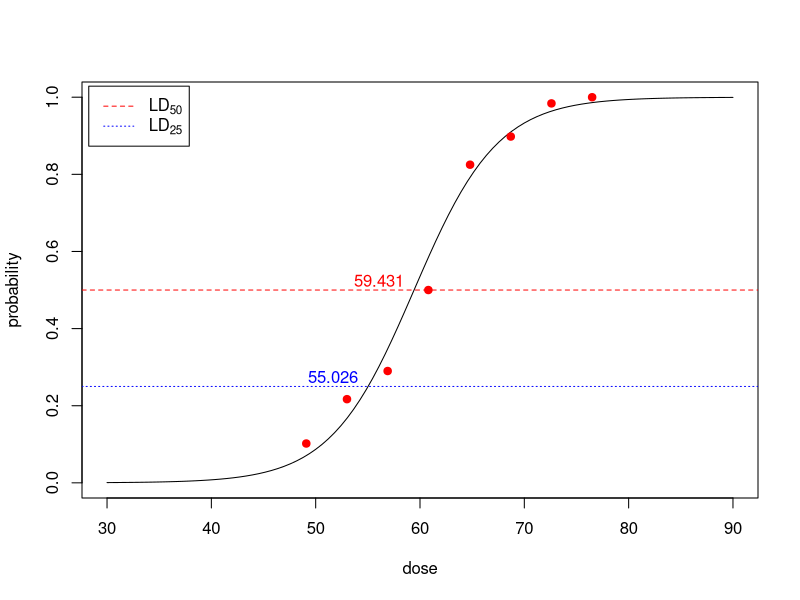

Generate this figure with R:
## ---- chunk 1
library(knitr)
opts_chunk$set(comment='')
## ---- chunk 2
exp.dat = matrix(c(49.1,53,56.9,60.8,64.8,68.7,72.6,76.5,
                   59,60,62,56,63,59,62,60,
                   6,13,18,28,52,53,61,60,
                   .102,.217,.29,.5,.825,.898,.984,1),ncol=4)
colnames(exp.dat) = c('dose','nexp','ndied','prop')
exp.dat = as.data.frame(exp.dat)
# compute how many lived
exp.dat$nalive = exp.dat$nexp - exp.dat$ndied
## ---- chunk 3
summary(glm(cbind(ndied,nalive) ~ dose, 
            family=binomial,
            data=exp.dat)->exp.glm)
## ---- chunk 4
dose4prob = function(b0,b1,prob){
  d = (-b0+log(-prob/(prob-1)))/b1
  return(d)
} 
dose4prob(coef(exp.glm)[[1]],coef(exp.glm)[[2]],.5)
## ---- chunk 5
# what is the range of doses
range(exp.dat$dose)
# let's create our own range to predict with
drange = seq(30,90,length=100)
# predict probability of beetle death based on the model
exp.pred = predict(exp.glm, newdata=data.frame(dose=drange))
# Now we plot
# first the predicted values
plot(drange, 
     exp(exp.pred)/(1+exp(exp.pred)),
     type='l',
     xlab='dose',
     ylab='probability')
# add in the observed points
points(prop ~ dose, data = exp.dat, col='red', pch=19)
# compute our LD values
ld50 = dose4prob(coef(exp.glm)[[1]],coef(exp.glm)[[2]],.50)
ld25 = dose4prob(coef(exp.glm)[[1]],coef(exp.glm)[[2]],.25)
# let's add these to our graph for visualization purposes
abline(h=.5,lty='dashed',col='red')
abline(h=.25,lty='dotted',col='blue')
legend('topleft',
       c(expression(LD[50]),
         expression(LD[25])),
       col=c('red','blue'),lty=c('dashed','dotted'),
       inset=.01)
text(ld50,.52,sprintf("%.3f",ld50),pos=c(2),col='red')
text(ld25,.27,sprintf("%.3f",ld25),pos=c(2),col='blue')
